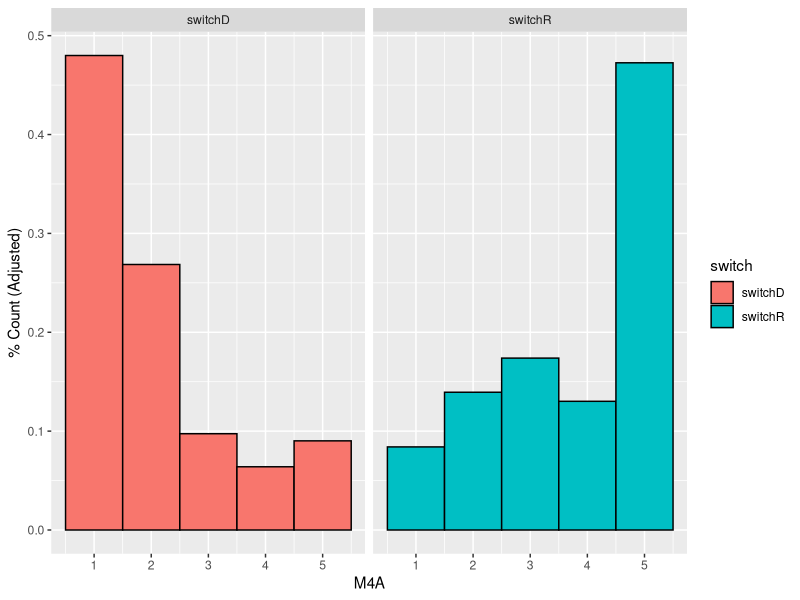
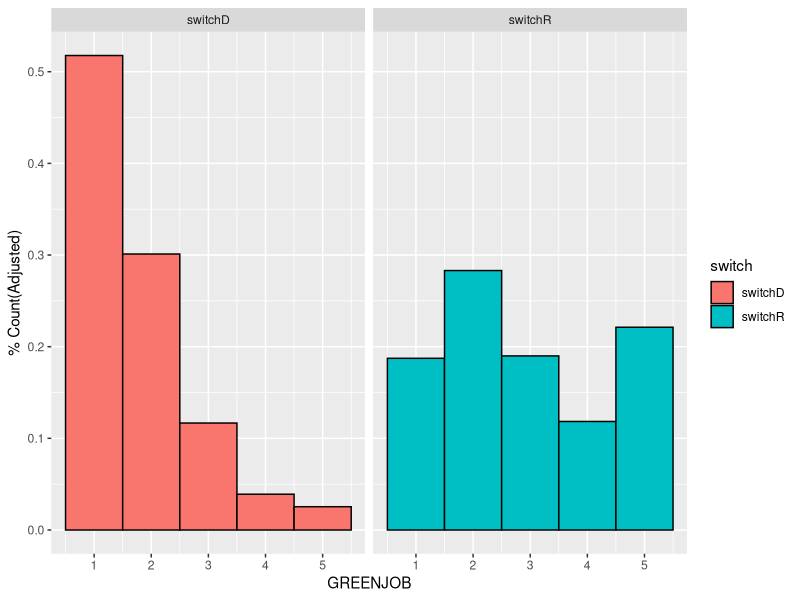
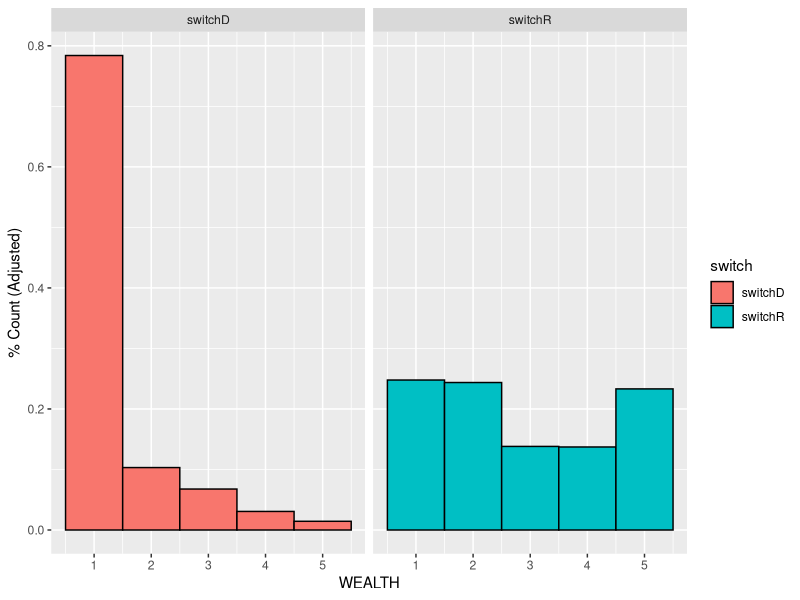
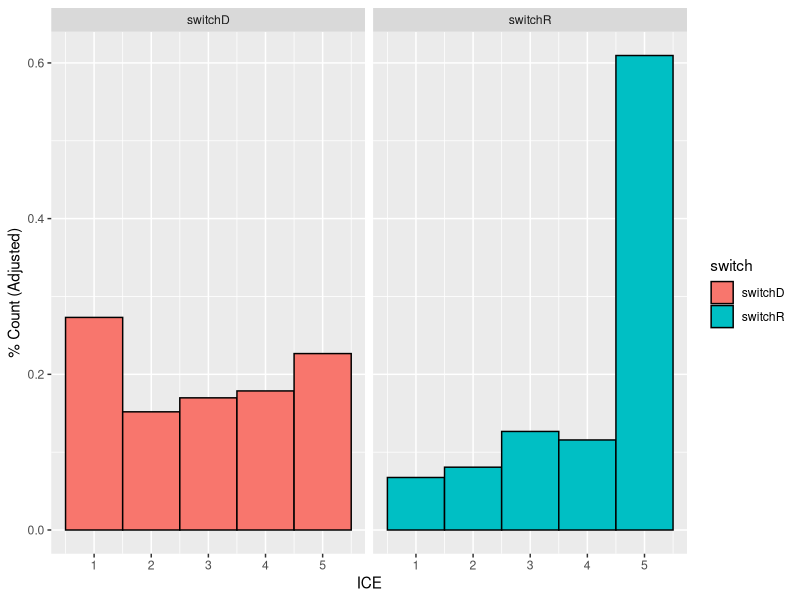
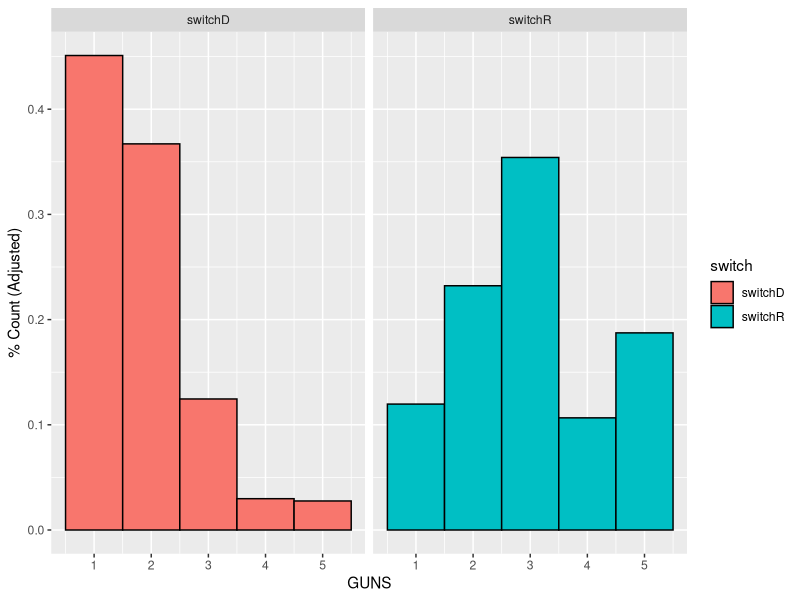
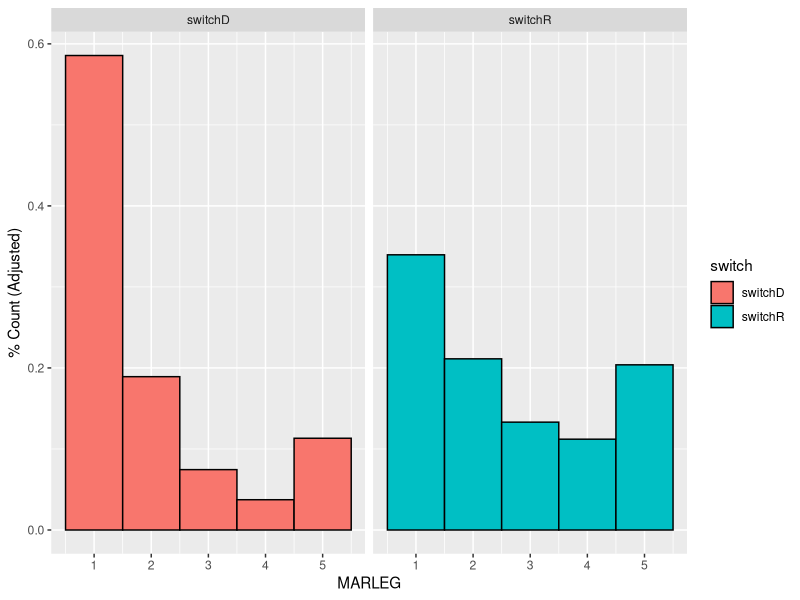
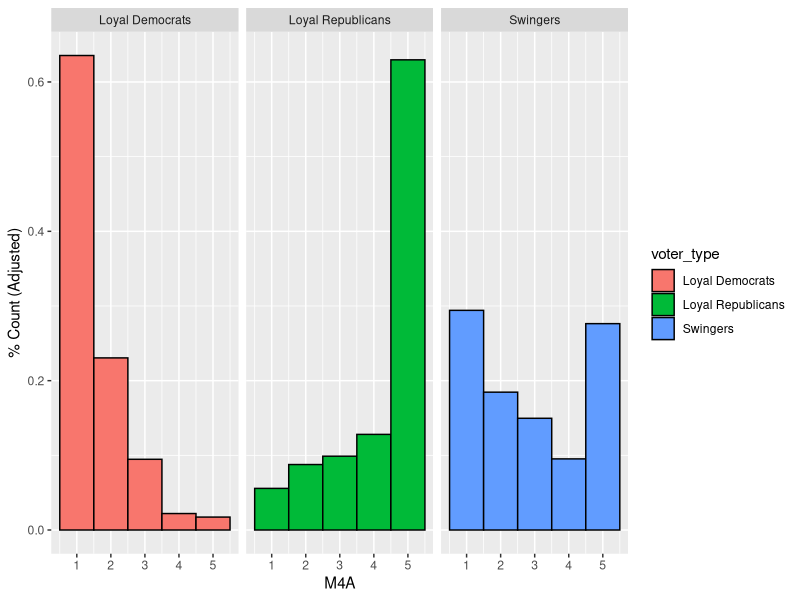
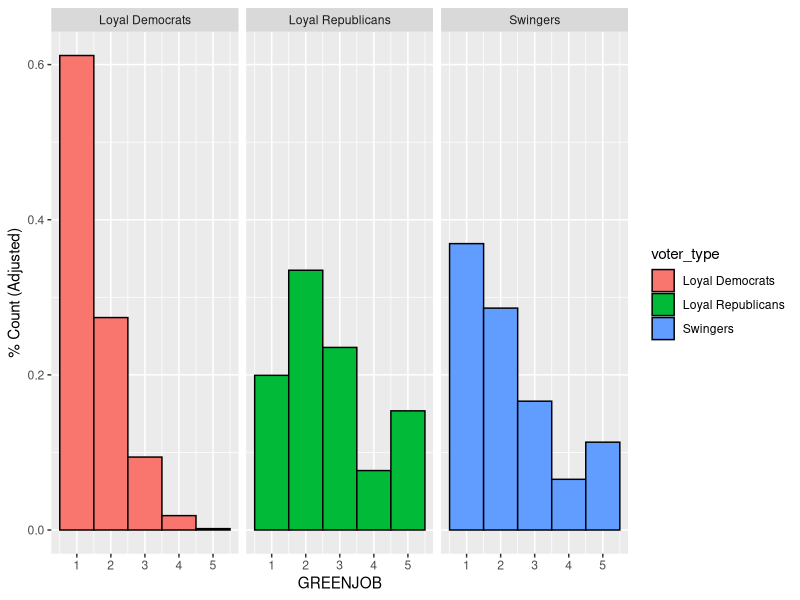

Write the R code that produced these figures, in order.
## ---- chunk 1
library(dplyr)
library(ggplot2)
library(GGally)
library(tidyr)

#Reading the survey data
survey_data <- read.csv("DFP_WTHH_release.csv",header = TRUE)

#Creating dataset for Loyal Democrats and Loyal Republicans by subsetting the survey data
loyal_demo <- survey_data[which(survey_data$presvote16post == 1 & survey_data$house3 == 1),]
loyal_rep <- survey_data[which(survey_data$presvote16post == 2 & survey_data$house3 == 2),]

#Creating three subset data: switchD, switchR and swingers
swing_voters <- setdiff(survey_data, rbind(loyal_demo,loyal_rep))
switchD <- swing_voters[which(swing_voters$presvote16post !=1 & swing_voters$house3 == 1),]
switchR <- swing_voters[which(swing_voters$presvote16post !=2 & swing_voters$house3 == 2),]

#Defining a vector of issue variables
issue_att <- c("M4A","GREENJOB","WEALTH","ICE","GUNS","MARLEG","weight_DFP")

#Creating a subset data which includes just the issue variables
switchD_issue <- switchD[issue_att]
switchR_issue <- switchR[issue_att]

#Adding a new column for the type of switch voters. This will be used for plotting facet plot
switchD_issue$switch = "switchD"
switchR_issue$switch = "switchR"

#Combining both the data using rbind to perform plotting
all_switch_voters <- rbind(switchD_issue,switchR_issue)


#Plotting histograms for each issue variable and faceting with the type of swing voter
#M4A
ggplot(data = na.omit(all_switch_voters[all_switch_voters$M4A<=5,]), aes(x = M4A, y=..density.., weight=weight_DFP, fill=switch)) + geom_histogram(binwidth = 1, color='black') + facet_wrap(~switch)+ylab('% Count (Adjusted)')
#They vastly differ on the issue for Medicare 4 all. Democrats mostly support it while republicans mostly oppose it.

#Greenjob
ggplot(data = na.omit(all_switch_voters[all_switch_voters$GREENJOB<=5,]), aes(x = GREENJOB, y=..density.., weight=weight_DFP, fill=switch)) + geom_histogram(binwidth = 1, color='black') + facet_wrap(~switch)+ylab('% Count(Adjusted)')
#Democrats mostly support it. Republicans have mixed opinions about this issue

#Wealth
ggplot(data = na.omit(all_switch_voters[all_switch_voters$WEALTH<=5,]), aes(x = WEALTH, y=..density.., weight=weight_DFP, fill=switch)) + geom_histogram(binwidth = 1, color='black') + facet_wrap(~switch)+ylab('% Count (Adjusted)')
#Democrats mostly support it. Republicans have mixed opinions about this issue

#ICE
ggplot(data = na.omit(all_switch_voters[all_switch_voters$ICE<=5,]), aes(x = ICE, y=..density.., weight=weight_DFP, fill=switch)) + geom_histogram(binwidth = 1, color='black') + facet_wrap(~switch)+ylab('% Count (Adjusted)')
#Democrats have mixed opinion on this issue. While Republicans strongly oppose defunding immigration & custom enforcement.

#GUNS
ggplot(data = na.omit(all_switch_voters[all_switch_voters$GUNS<=5,]), aes(x = GUNS, y=..density.., weight=weight_DFP, fill=switch)) + geom_histogram(binwidth = 1, color='black') + facet_wrap(~switch)+ylab('% Count (Adjusted)')
#Democrats mostly support gun control. While republicans do not have any strong opinion on this issue.

#Marleg
ggplot(data = na.omit(all_switch_voters[all_switch_voters$MARLEG<=5,]), aes(x = MARLEG, y=..density.., weight=weight_DFP, fill=switch)) + geom_histogram(binwidth = 1, color='black') + facet_wrap(~switch)+ylab('% Count (Adjusted)')
#Both republicans and democrats mostly support the legalising of marijuana.

#Question 1 Answer: M4A: Strongly Differ, Marleg: Closely similar opinions
## ---- chunk 2
#Creating a subset data for Loayal Democrats and Royal Republicans, which includes only the issue attributes
#Adding a new column "voter_type" for facet plot
loyalD_issue <- loyal_demo[issue_att]
loyalD_issue$voter_type <- "Loyal Democrats"
loyalR_issue <- loyal_rep[issue_att]
loyalR_issue$voter_type <- "Loyal Republicans"
swingers_issue <- swing_voters[issue_att]
swingers_issue$voter_type <- "Swingers"

#Binding the 3 subsets of data 
combined_voters <- rbind(loyalD_issue,swingers_issue,loyalR_issue)

#Plotting histograms of each issue variables and faceting with the voter_type
#M4A
ggplot(data = na.omit(combined_voters[combined_voters$M4A<=5,]), aes(x = M4A, y=..density.., weight=weight_DFP, fill=voter_type)) + geom_histogram(binwidth = 1, color='black') + facet_wrap(~voter_type)+ylab('% Count (Adjusted)')
#Split

#Greenjob
ggplot(data = na.omit(combined_voters[combined_voters$GREENJOB<=5,]), aes(x = GREENJOB, y=..density.., weight=weight_DFP, fill=voter_type)) + geom_histogram(binwidth = 1, color='black') + facet_wrap(~voter_type)+ylab('% Count (Adjusted)')
#Acting like democrats

#Wealth
ggplot(data = na.omit(combined_voters[combined_voters$WEALTH<=5,]), aes(x = WEALTH, y=..density.., weight=weight_DFP, fill=voter_type)) + geom_histogram(binwidth = 1, color='black') + facet_wrap(~voter_type)+ylab('% Count (Adjusted)')
#Acting like democrats

#ICE
ggplot(data = na.omit(combined_voters[combined_voters$ICE<=5,]), aes(x = ICE, y=..density.., weight=weight_DFP, fill=voter_type)) + geom_histogram(binwidth = 1, color='black') + facet_wrap(~voter_type)+ylab('% Count (Adjusted)')
#Acting like Republicans

#Guns
ggplot(data = na.omit(combined_voters[combined_voters$GUNS<=5,]), aes(x = GUNS, y=..density.., weight=weight_DFP, fill=voter_type)) + geom_histogram(binwidth = 1, color='black') + facet_wrap(~voter_type)+ylab('% Count (Adjusted)')
#Acting like democrats

#Marleg
ggplot(data = na.omit(combined_voters[combined_voters$MARLEG<=5,]), aes(x = MARLEG, y=..density.., weight=weight_DFP, fill=voter_type)) + geom_histogram(binwidth = 1, color='black') + facet_wrap(~voter_type)+ylab('% Count (Adjusted)')
#Acting like democrats

#Answer: Hypothesis 3 fits the data best.Swing voters think more like Democrats on some issues and more like Republicans on other issues. This hypothesis fits the data for all issue variables bar M4A
## ---- chunk 3
#We need to assign the swingers data with "1" and others with "0". For this, we create a new column named "swing_voter". This tells us whether the registered voter is a swing voter or not.
swingers_issue$swing_voter <- 1
loyalR_issue$swing_voter <- 0
loyalD_issue$swing_voter <- 0

#Combining the three data to form "all_voters" data
all_voters <- rbind(loyalD_issue,swingers_issue,loyalR_issue)
all_voters$voter_type <- NULL
summary(all_voters)

#Using the ggpair function to check the correlation between the features and swing_voter
ggpairs(all_voters)
#Looking at the correlation, we can see that the feature 'GREENJOB' has the maximum correlation of 0.086.

#Transforming the data to wider version and storing it in a temporary variable, so that it can be used to plot as a facet
temp_issue<-all_voters %>%
  gather(key="Issue_variable", value = "Issue_Value", c("M4A","GREENJOB","WEALTH","ICE", "GUNS" ,"MARLEG" ))
temp_issue<-na.omit(temp_issue)
temp_issue <- temp_issue[which(temp_issue$Issue_Value!= 6),]

#Plotting the predicted probabilities faceted by the issue variable
gg = ggplot(temp_issue, aes(x = Issue_Value, y = swing_voter)) +
geom_jitter(width = 0, height = 0.1,size=0.5) 

#Smoothing the plot using 'glm' method
gg + geom_smooth(method = "glm",
method.args = list(family = "binomial"), color = "orange") +
  facet_wrap(~Issue_variable)+
xlab("Issue Variables") +
ylab("Probability being a swing voter")

#Creating a logistic regression model by combining all the issue variables
logit_mod <- glm(swing_voter ~ GREENJOB + M4A + GUNS + MARLEG + WEALTH + ICE, data=all_voters, family=binomial(link="logit"))

#Plotting the above model to find the probability of being a swing vector
ggplot(data = logit_mod, aes(x=GREENJOB + M4A + GUNS + MARLEG + WEALTH + ICE,y=swing_voter))  + geom_jitter(height = 0.1,width = .25) + 
geom_smooth(method = 'glm',method.args=list(family="binomial"),se=FALSE) +
ylab("Probability being a swing voter")

#Now, we can also determine the probability of predicting the swing voters by combining both the important features. Then, we can use the target variable 'swing_voter' as a factor for prediction. 
ggplot(all_voters, aes(x = GREENJOB, y = GUNS, color = factor(swing_voter))) +
geom_jitter(alpha = 0.4,size=1) +
xlab("GREENJOB") +
ylab("GUNS") +
labs(color = "Swing Voter ?") +
scale_color_manual(values = c("red", "green"), labels = c("No", "Yes"))

## ---- chunk 4
#Creating a new vector for populism variables
pop_att <- c("POP_1","POP_2","POP_3")

#Creating 3 datasets with populism variables as the features
loyalD_pop <- loyal_demo[pop_att]
loyalR_pop <- loyal_rep[pop_att]
swingers_pop <- swing_voters[pop_att]

#Again, assigning the 'swing_voter' variable as '0' or '1'
swingers_pop$swing_voter <- 1
loyalR_pop$swing_voter <- 0
loyalD_pop$swing_voter <- 0

#Combining the 3 datasets
all_voters_pop <- rbind(loyalD_pop,swingers_pop,loyalR_pop)
summary(all_voters_pop)

#Checking the correlation of the three populism variables with respect to the target variable
ggpairs(all_voters_pop)

#Looking at the correlation values, we select 'the POP_1' feature with the largest negative correlation of -0.13

#Plotiing the 'POP_1' variable
gg_pop1 = ggplot(all_voters_pop, aes(x = POP_1, y = swing_voter)) +
geom_jitter(width = 0, height = 0.1) 

#Smoothing the curve using the 'glm' method
gg_pop1 + geom_smooth(method = "glm",
method.args = list(family = "binomial"), color = "orange") +
xlab("POP_1") +
ylab("Probability being a swing voter")

#Transforming the data to wider version and storing it in a temporary variable, so that it can be used to plot as a facet
temp_pop<-all_voters_pop %>%
  gather(key="Pop_variable", value = "Pop_Value", c("POP_1","POP_2","POP_3"))
temp_pop<-na.omit(temp_pop)
gg = ggplot(temp_pop, aes(x = Pop_Value, y = swing_voter)) +
geom_jitter(width = 0, height = 0.1)

#Smoothing the plot using 'glm' method
gg + geom_smooth(method = "glm",
method.args = list(family = "binomial"), color = "orange") +
  facet_wrap(~Pop_variable)+
xlab("Populism Variables") +
ylab("Probability being a swing voter")

#Creating a logistic regression model by combining all the populism variables
logit_mod_pop <- glm(swing_voter ~ POP_1 + POP_2 + POP_3, data=all_voters_pop, family=binomial(link="logit"))

#Plotting the above model to find the probability of being a swing vector
ggplot(data = logit_mod_pop, aes(x=POP_1 + POP_2 + POP_3, y =swing_voter)) + 
geom_jitter(height = 0.1,width = .25) + 
geom_smooth(method = 'glm',method.args=list(family="binomial"),se=FALSE) 

#Combining the two most correlated feature 'POP_1' and 'POP_2' for determining probability of being the swing voter and using the target variable 'swing_voter' as a colored factor for prediction.
ggplot(all_voters_pop, aes(x = POP_1, y = POP_2, color = factor(swing_voter))) +
geom_jitter(alpha = 0.4,size=1) +
xlab("POP_1") +
ylab("POP_2") +
labs(color = "Swing Voter ?") +
scale_color_manual(values = c("red", "green"), labels = c("No", "Yes"))




